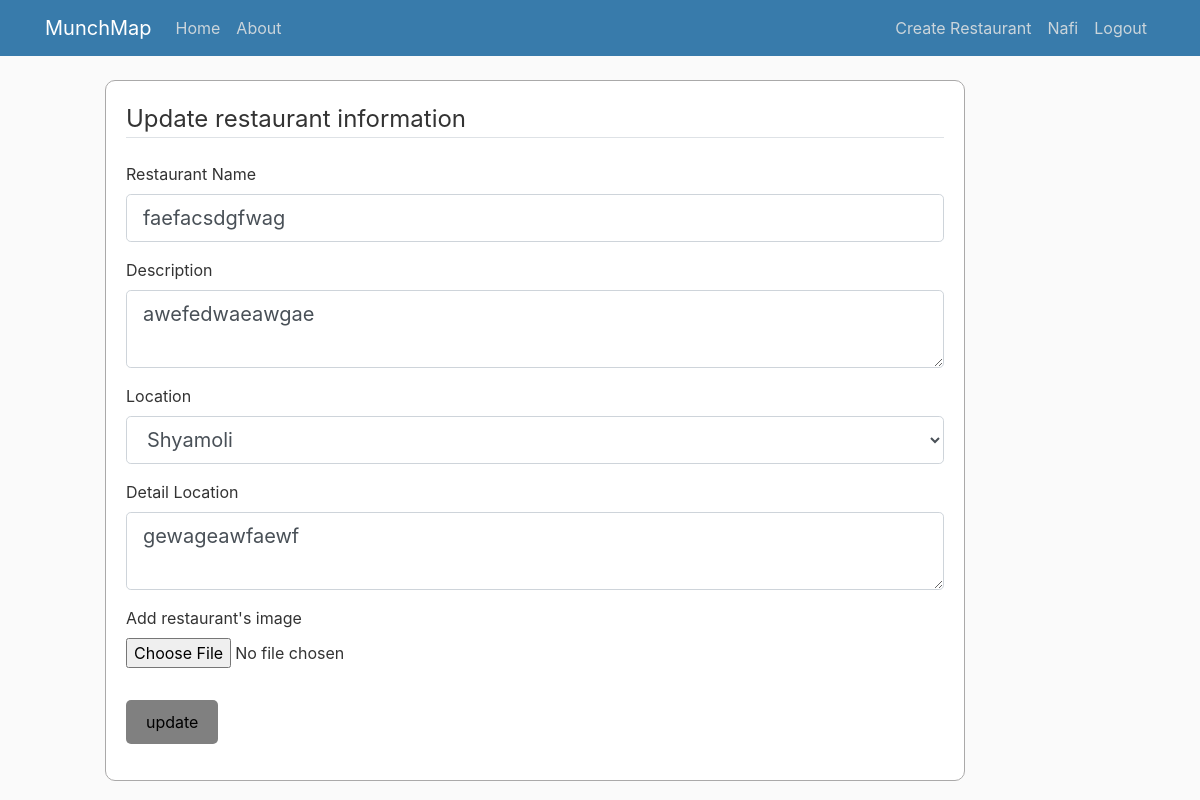
Before: /restaurant/11/update (signed in) with the older database file.
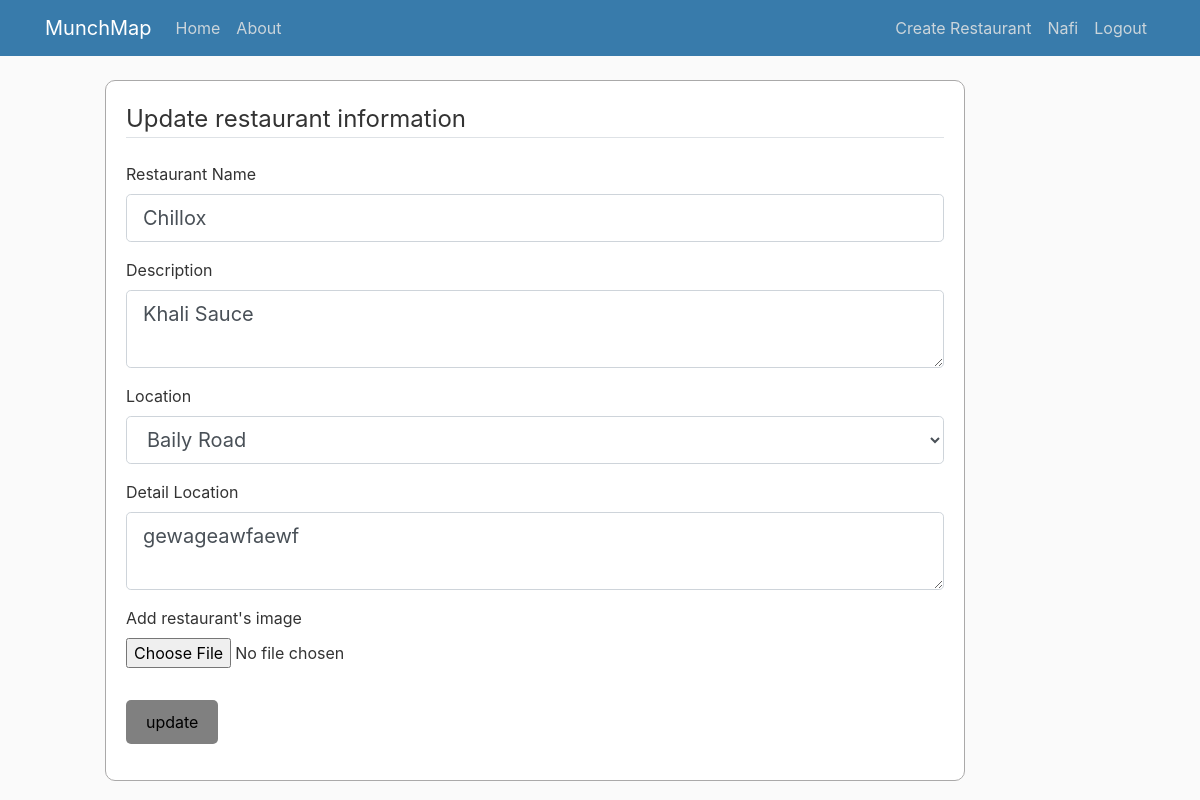
After: the same page with the newer database file.
### website/models.py (models this page shows, shortened)
class Restaurant(db.Model):
    id = db.Column(db.Integer, primary_key=True)
    name = db.Column(db.String(100), nullable=False)
    owner_id = db.Column(db.Integer, db.ForeignKey('user.id'), nullable=False)
    image_file = db.Column(db.String(20), nullable=False,
                           default='default.jpg')
    location = db.Column(db.String(100), nullable=False)
    description = db.Column(db.Text, nullable=False, default='No description')
    detail_location = db.Column(db.Text)
    rating = db.Column(db.Float, default=0.0)
    foods = db.relationship('Food', backref='belong_to', lazy=True)
    reviews = db.relationship(
        'RestaurantReview', backref='review_for', lazy=True)

### website/restaurants/routes.py (the view)
@restaurants.route("/restaurant/<int:restaurant_id>/update", methods=['GET', 'POST'])
@login_required
def update_restaurant(restaurant_id):
    restaurant = Restaurant.query.get_or_404(restaurant_id)
    if restaurant.owner != current_user:
        abort(403)
    form = UpdateForm()
    if form.validate_on_submit():
        restaurant.name = form.name.data
        restaurant.description = form.description.data
        restaurant.location = form.location.data
        restaurant.detail_location = form.detail_location.data
        if form.picture.data:
            picture_file = save_picture(form.picture.data)
            restaurant.image_file = picture_file
        db.session.commit()
        flash('Info has been updated!', 'success')
        return redirect(url_for('restaurants.restaurant', restaurant_id=restaurant.id))
    elif request.method == 'GET':
        form.name.data = restaurant.name
        form.description.data = restaurant.description
        form.location.data = restaurant.location
        form.detail_location.data = restaurant.detail_location
    return render_template('create_restaurant.html', title='Update restaurant',
                           form=form, legend='Update restaurant information')

### website/restaurants/forms.py
class UpdateForm(FlaskForm):
    name = StringField('Restaurant Name', validators=[DataRequired()])
    description = TextAreaField('Description', validators=[DataRequired()])
    location = SelectField('Location', choices=[('Shyamoli', 'Shyamoli'), (
        'Adabor', 'Adabor'), ('Mirpur-1', 'Mirpur-1'), ('Shahbag', 'Shahbag'), ('Baily Road', 'Baily Road'), ('Uttara', 'Uttara'), ('Mohammadpur', 'Mohammadpur'), ('Dhanmondi', 'Dhanmondi'), ('Jhigatola', 'Jhigatola'), ('Gulshan', 'Gulshan'), ('Banani', 'Banani'), ('Mirpur-10', 'Mirpur-10'), ('College-Gate', 'College Gate'), ('Science-Lab', 'Science Lab'), ('Farmgate', 'Farmgate'), ('Shankar', 'Shankar'), ('New-Market', 'New Market'), ('Kalabagan', 'Kalabagan'), ('Panthapath', 'Panthapath'), ('Gabtoli', 'Gabtoli'), ('LalBag', 'LalBag'), ('Banasree', 'Banasree'), ('Shantinagar', 'Shantinagar'), ('Asad-Gate', 'Asad Gate'), ('Kallyanpur', 'Kallyanpur')], validators=[DataRequired()])
    detail_location = TextAreaField(
        'Detail Location', validators=[DataRequired()])
    picture = FileField('Add restaurant\'s image', validators=[
                        FileAllowed(['jpg', 'png'])])
    submit = SubmitField('update')

### website/templates/create_restaurant.html (shortened to what this page needs)
{% extends "layout.html" %} {% block content %}
<div class="create-rest-form">
  <div class="rest-content-section">
    <form method="POST" action="" enctype="multipart/form-data">
      <fieldset class="form-group">
        <legend class="border-bottom mb-4">{{ legend }}</legend>
        <div class="form-group">
          {{ form.name.label(class="form-control-label") }} {% if
          form.name.errors %} {{ form.name(class="form-control form-control-lg
          is-invalid") }}
          <div class="invalid-feedback">
            {% for error in form.name.errors %}
            <span>{{ error }}</span>
            {% endfor %}
          </div>
          {% else %} {{ form.name(class="form-control form-control-lg") }} {%
          endif %}
        </div>
        <div class="form-group">
          {{ form.description.label(class="form-control-label") }} {% if
          form.description.errors %} {{ form.description(class="form-control
          form-control-lg is-invalid") }}
          <div class="invalid-feedback">
            {% for error in form.description.errors %}
            <span>{{ error }}</span>
            {% endfor %}
          </div>
          {% else %} {{ form.description(class="form-control form-control-lg")
          }} {% endif %}
        </div>
        <div class="form-group">
          {{ form.location.label(class="form-control-label") }} {% if
          form.location.errors %} {{ form.location(class="form-control
          form-control-lg is-invalid") }}
          <div class="invalid-feedback">
            {% for error in form.location.errors %}
            <span>{{ error }}</span>
            {% endfor %}
          </div>
          {% else %} {{ form.location(class="form-control form-control-lg") }}
          {% endif %}
        </div>
        <div class="form-group">
          {{ form.detail_location.label(class="form-control-label") }} {% if
          form.detail_location.errors %} {{
          form.detail_location(class="form-control form-control-lg is-invalid")
          }}
          <div class="invalid-feedback">
            {% for error in form.detail_location.errors %}
            <span>{{ error }}</span>
            {% endfor %}
          </div>
          {% else %} {{ form.detail_location(class="form-control
          form-control-lg") }} {% endif %}
        </div>
        <div class="form-group">
          {{ form.picture.label() }} {{ form.picture(class="form-control-file")
          }}
        </div>
      </fieldset>
      <div class="form-group">
        {{ form.submit(class="btn btn-outline-info") }}
      </div>
    </form>
  </div>
</div>
{% endblock content %}

Changed rows visible on the page:
changed Restaurant "gewageawfaewf": name "faefacsdgfwag" → "Chillox"; description "awefedwaeawgae" → "Khali Sauce"; location "Shyamoli" → "Baily Road"
